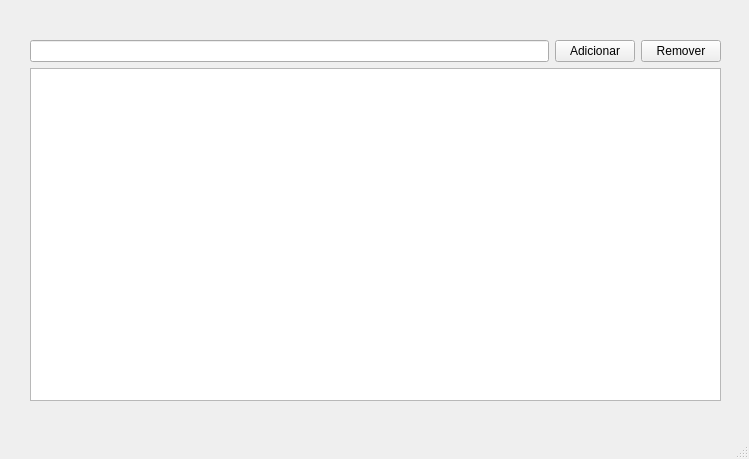
<?xml version="1.0" encoding="UTF-8"?>
<ui version="4.0">
 <class>ListWidget</class>
 <widget class="QMainWindow" name="ListWidget">
  <property name="geometry">
   <rect>
    <x>0</x>
    <y>0</y>
    <width>749</width>
    <height>459</height>
   </rect>
  </property>
  <property name="windowTitle">
   <string>ListWidget</string>
  </property>
  <widget class="QWidget" name="centralwidget">
   <widget class="QWidget" name="">
    <property name="geometry">
     <rect>
      <x>30</x>
      <y>40</y>
      <width>691</width>
      <height>361</height>
     </rect>
    </property>
    <layout class="QVBoxLayout" name="verticalLayout">
     <item>
      <layout class="QHBoxLayout" name="horizontalLayout">
       <item>
        <widget class="QLineEdit" name="lineEdit"/>
       </item>
       <item>
        <widget class="QPushButton" name="btn_adicionar">
         <property name="text">
          <string>Adicionar</string>
         </property>
        </widget>
       </item>
       <item>
        <widget class="QPushButton" name="btn_remover">
         <property name="text">
          <string>Remover</string>
         </property>
        </widget>
       </item>
      </layout>
     </item>
     <item>
      <widget class="QListWidget" name="listWidget"/>
     </item>
    </layout>
   </widget>
  </widget>
  <widget class="QMenuBar" name="menubar">
   <property name="geometry">
    <rect>
     <x>0</x>
     <y>0</y>
     <width>749</width>
     <height>22</height>
    </rect>
   </property>
  </widget>
  <widget class="QStatusBar" name="statusbar"/>
 </widget>
 <resources/>
 <connections/>
</ui>
